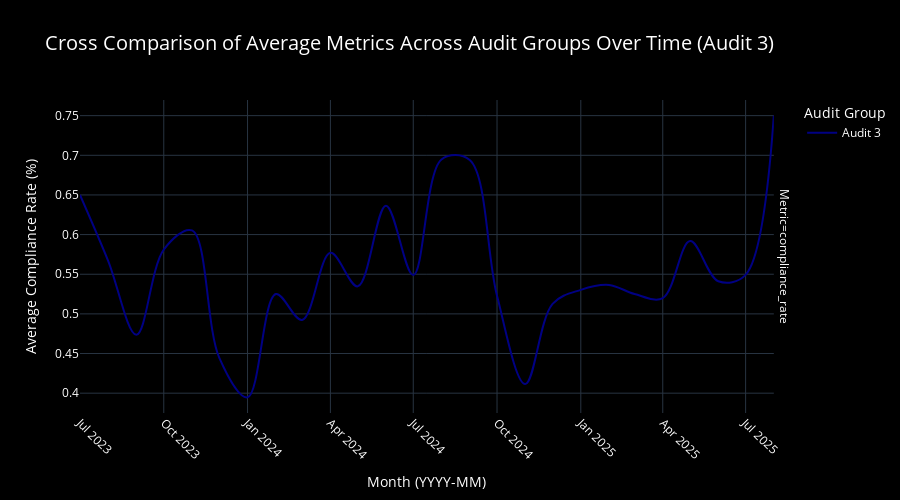

Source (notebook cell):
### Code cell
create_cross_comparison_graph(df, date_col='date', filter_column='reference_number', filter_value=['Audit 3'], metric_cols='compliance_rate', start_date=None, end_date=None)

### Figure 1 — Plotly figure (JSON) as saved in the notebook; plotly's stock layout.template omitted (floating-point values rounded to 4 significant figures)
{"data": [{"hovertemplate": "Month: %{x}<br>Avg: %{y:.2%}<br>Audit Group: %{trace.name}", "legendgroup": "Audit 3", "line": {"color": "rgb(0,0,131)", "dash": "solid", "shape": "spline"}, "marker": {"symbol": "circle"}, "mode": "lines", "name": "Audit 3", "orientation": "v", "showlegend": true, "type": "scatter", "x": ["2023-07", "2023-08", "2023-09", "2023-10", "2023-11", "2023-12", "2024-01", "2024-02", "2024-03", "2024-04", "2024-05", "2024-06", "2024-07", "2024-08", "2024-09", "2024-10", "2024-11", "2024-12", "2025-01", "2025-02", "2025-03", "2025-04", "2025-05", "2025-06", "2025-07", "2025-08"], "xaxis": "x", "y": [0.65, 0.5667, 0.4737, 0.5811, 0.6053, 0.4444, 0.3947, 0.525, 0.4923, 0.577, 0.5347, 0.6364, 0.5489, 0.6947, 0.694, 0.5227, 0.4115, 0.5126, 0.5303, 0.5365, 0.525, 0.5198, 0.5918, 0.5411, 0.5492, 0.75], "yaxis": "y"}], "layout": {"annotations": [{"font": {}, "showarrow": false, "text": "Metric=compliance_rate", "textangle": 90, "x": 0.98, "xanchor": "left", "xref": "paper", "y": 0.5, "yanchor": "middle", "yref": "paper"}], "font": {"color": "white"}, "height": 500, "legend": {"font": {"color": "white"}, "title": {"font": {"color": "white"}, "text": "Audit Group"}, "tracegroupgap": 0}, "paper_bgcolor": "black", "plot_bgcolor": "black", "title": {"font": {"size": 20}, "text": "Cross Comparison of Average Metrics Across Audit Groups Over Time (Audit 3)"}, "xaxis": {"anchor": "y", "domain": [0, 0.98], "tickangle": 45, "title": {"text": "Month (YYYY-MM)"}}, "yaxis": {"anchor": "x", "domain": [0, 1], "title": {"text": "Average Compliance Rate (%)"}}}}
